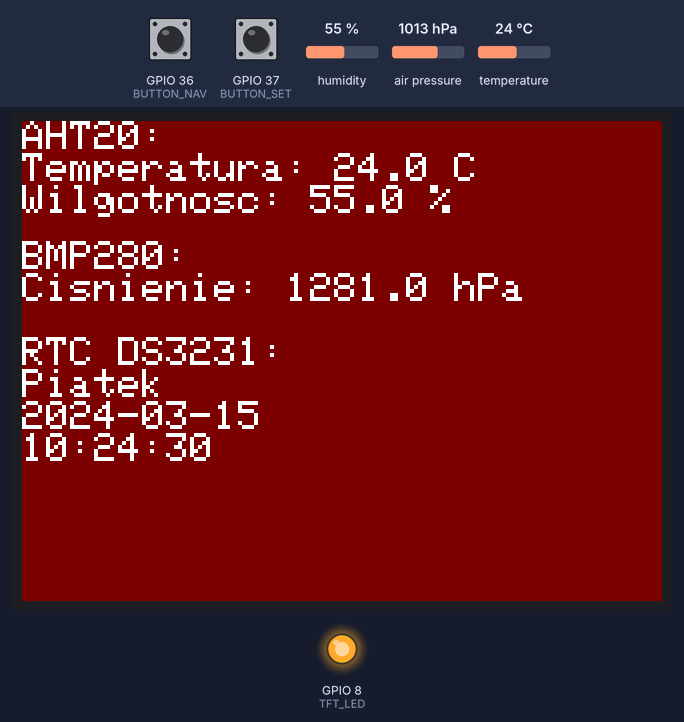
A program run on a simulated ESP32-S3. On the bench: 320×240 colour display, output pins drawn as LEDs (lit = HIGH). The inputs (shaded band) are chosen by the test bench; at power-on: GPIO 37 (BUTTON_SET) LOW, GPIO 36 (BUTTON_NAV) LOW, humidity 55 %, air pressure 1013 hPa, temperature 24 °C. The local clock reads 2024-03-15 10:24:30 at power-on unless the program sets it.

Above: at 1.4 s.
1.5 s: GPIO 37 (BUTTON_SET) pulled HIGH for 3.2 s
At 3.9 s:
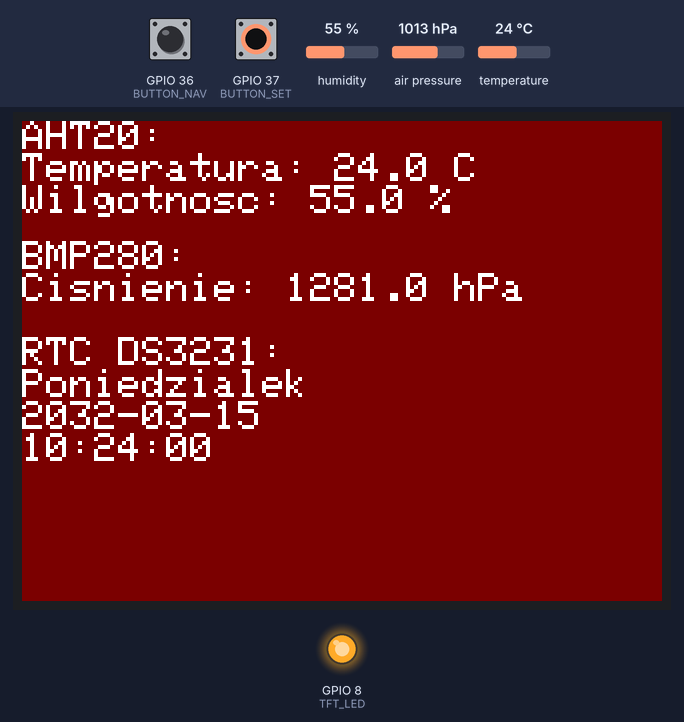
Timing chart, 0 to 5.4 s (numbered marks = the images above; inputs shaded):
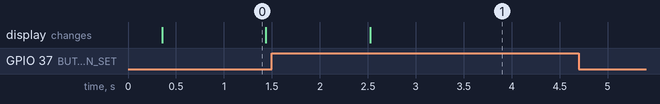

The program:

main.cpp
```cpp
#include <Adafruit_GFX.h>     // Biblioteka graficzna
#include <Adafruit_ILI9341.h> // Biblioteka dla ILI9341
#include <Wire.h>             // Biblioteka I2C
#include "Adafruit_AHTX0.h"   // Biblioteka dla AHT20
#include "Adafruit_BMP280.h"  // Biblioteka dla BMP280
#include "RTClib.h"           // Biblioteka dla RTC DS3231
#include <string.h>
#include <freertos/FreeRTOS.h> // Biblioteka FreeRTOS
#include <freertos/task.h>     // Biblioteka dla zadań FreeRTOS
#include <freertos/queue.h>    // Biblioteka dla kolejek FreeRTOS
#include <freertos/semphr.h>   // Biblioteka dla semaforów FreeRTOS

// Definicja pinów dla TFT
#define TFT_CS 10
#define TFT_DC 2
#define TFT_MOSI 11
#define TFT_SCK 12
#define TFT_RST -1 // RST podłączone do RESET ESP32
#define TFT_LED 8  // Pin podświetlenia

// Piny I2C
#define I2C_SDA 45
#define I2C_SCL 48

// Piny przycisków
#define BUTTON_NAV 36 // Przycisk nawigacji
#define BUTTON_SET 37 // Przycisk ustawiania

// Inicjalizacja obiektów
Adafruit_ILI9341 tft = Adafruit_ILI9341(TFT_CS, TFT_DC, TFT_MOSI, TFT_SCK, TFT_RST);
Adafruit_AHTX0 aht;
Adafruit_BMP280 bmp;
RTC_DS3231 rtc;

// Struktura do przechowywania danych z czujników
typedef struct
{
  float ahtTemp;
  float ahtHum;
  float bmpTemp;
  float bmpPress;
  DateTime time;
  bool settingMode;
  int settingField;
} SensorData;

// Kolejka do przesyłania danych z czujników do zadania wyświetlacza
QueueHandle_t sensorDataQueue;
// Semafor do ochrony dostępu do wyświetlacza
SemaphoreHandle_t tftMutex;
// Semafor do ochrony zmiennych tekstowych
SemaphoreHandle_t textMutex;
// Semafor do ochrony dostępu do RTC
SemaphoreHandle_t rtcMutex;

// Poprzednie wartości tekstowe do porównania długości
char prevAhtTemp[48] = "";
char prevAhtHum[48] = "";
char prevBmpTemp[48] = "";
char prevBmpPress[48] = "";
char prevDayOfWeek[48] = "";
char prevDate[48] = "";
char prevTime[48] = "";
char prevSetMode[48] = "";

// Funkcja ustawiająca podświetlenie
void setBacklight(bool state)
{
  pinMode(TFT_LED, OUTPUT);
  digitalWrite(TFT_LED, state ? HIGH : LOW);
}

// Funkcja czyszcząca linię, jeśli nowy tekst jest krótszy
void clearIfShorter(int x, int y, const char *newText, char *prevText)
{
  xSemaphoreTake(textMutex, portMAX_DELAY);
  if (strlen(newText) < strlen(prevText))
  {
    xSemaphoreTake(tftMutex, portMAX_DELAY);
    tft.fillRect(x, y, 320, 16, ILI9341_MAROON);
    xSemaphoreGive(tftMutex);
  }
  strcpy(prevText, newText);
  xSemaphoreGive(textMutex);
}

// Funkcja wyświetlania daty i godziny
void displayDateTime(SensorData *data)
{
  char buffer[32];
  const char *daysOfWeek[] = {"Niedziela", "Poniedzialek", "Wtorek", "Sroda",
                              "Czwartek", "Piatek", "Sobota"};

  xSemaphoreTake(tftMutex, portMAX_DELAY);
  tft.setCursor(0, 108);
  tft.println("RTC DS3231:");

  strcpy(buffer, daysOfWeek[data->time.dayOfTheWeek()]);
  clearIfShorter(0, 124, buffer, prevDayOfWeek);
  tft.setCursor(0, 124);
  tft.print(buffer);
  tft.println("  ");

  sprintf(buffer, "%04d-%02d-%02d", data->time.year(), data->time.month(), data->time.day());
  clearIfShorter(0, 140, buffer, prevDate);
  tft.setCursor(0, 140);
  tft.print(buffer);
  tft.println("  ");

  sprintf(buffer, "%02d:%02d:%02d", data->time.hour(), data->time.minute(), data->time.second());
  clearIfShorter(0, 156, buffer, prevTime);
  tft.setCursor(0, 156);
  tft.print(buffer);

  if (data->settingMode)
  {
    const char *fieldNames[] = {"Rok", "Miesiac", "Dzien", "Godzina", "Minuta"};
    sprintf(buffer, " SET:%s", fieldNames[data->settingField]);
  }
  else
  {
    strcpy(buffer, "");
  }
  clearIfShorter(156, 156, buffer, prevSetMode);
  tft.setCursor(156, 156);
  tft.print(buffer);
  xSemaphoreGive(tftMutex);
}

// Zadanie do obsługi czujników
void sensorTask(void *pvParameters)
{
  while (1)
  {
    SensorData data;
    sensors_event_t humidity, temp;
    aht.getEvent(&humidity, &temp);
    data.ahtTemp = temp.temperature;
    data.ahtHum = humidity.relative_humidity;
    data.bmpTemp = bmp.readTemperature();
    data.bmpPress = bmp.readPressure() / 100.0F + 268;

    xSemaphoreTake(rtcMutex, portMAX_DELAY);
    data.time = rtc.now();
    xSemaphoreGive(rtcMutex);

    data.settingMode = false; // Ustawiane w zadaniu przycisków
    data.settingField = 0;

    xQueueOverwrite(sensorDataQueue, &data);
    vTaskDelay(pdMS_TO_TICKS(1000)); // Aktualizacja co 1 sekundę
  }
}

// Zadanie do obsługi wyświetlacza
void displayTask(void *pvParameters)
{
  SensorData data;
  char buffer[32];

  while (1)
  {
    if (xQueueReceive(sensorDataQueue, &data, portMAX_DELAY))
    {
      xSemaphoreTake(tftMutex, portMAX_DELAY);

      tft.setCursor(0, 0);
      tft.println("AHT20:");

      sprintf(buffer, "Temperatura: %.1f C", data.ahtTemp);
      clearIfShorter(0, 16, buffer, prevAhtTemp);
      tft.setCursor(0, 16);
      tft.println(buffer);

      sprintf(buffer, "Wilgotnosc: %.1f %%", data.ahtHum);
      clearIfShorter(0, 32, buffer, prevAhtHum);
      tft.setCursor(0, 32);
      tft.println(buffer);

      tft.setCursor(0, 60);
      tft.println("BMP280:");

      sprintf(buffer, "Cisnienie: %.1f hPa", data.bmpPress);
      clearIfShorter(0, 76, buffer, prevBmpPress);
      tft.setCursor(0, 76);
      tft.println(buffer);

      xSemaphoreGive(tftMutex);

      displayDateTime(&data);
    }
    vTaskDelay(pdMS_TO_TICKS(100)); // Odświeżanie wyświetlacza
  }
}

// Zadanie do obsługi przycisków
void buttonTask(void *pvParameters)
{
  static unsigned long lastNavPress = 0;
  static unsigned long lastSetPress = 0;
  bool settingMode = false;
  int settingField = 0;

  while (1)
  {
    unsigned long currentMillis = millis();

    if (digitalRead(BUTTON_NAV) == HIGH && currentMillis - lastNavPress > 100)
    {
      lastNavPress = currentMillis;
      if (!settingMode)
      {
        settingMode = true;
        settingField = 0;
      }
      else
      {
        settingField = (settingField + 1) % 5;
      }
    }

    if (digitalRead(BUTTON_SET) == HIGH && currentMillis - lastSetPress > 100)
    {
      lastSetPress = currentMillis;
      if (settingMode)
      {
        xSemaphoreTake(rtcMutex, portMAX_DELAY);
        DateTime now = rtc.now();
        int year = now.year();
        int month = now.month();
        int day = now.day();
        int hour = now.hour();
        int minute = now.minute();

        switch (settingField)
        {
        case 0:
          year++;
          if (year > 2099)
            year = 2025;
          break;
        case 1:
          month++;
          if (month > 12)
            month = 1;
          break;
        case 2:
          day++;
          if (day > 31)
            day = 1;
          break;
        case 3:
          hour++;
          if (hour > 23)
            hour = 0;
          break;
        case 4:
          minute++;
          if (minute > 59)
            minute = 0;
          break;
        }
        rtc.adjust(DateTime(year, month, day, hour, minute, 0));
        xSemaphoreGive(rtcMutex);
      }
      else
      {
        settingMode = true;
        settingField = 0;
      }
    }

    if (settingMode && currentMillis - lastNavPress > 10000 && currentMillis - lastSetPress > 10000)
    {
      settingMode = false;
    }

    // Aktualizacja danych w kolejce
    SensorData data;
    if (xQueuePeek(sensorDataQueue, &data, 0))
    {
      data.settingMode = settingMode;
      data.settingField = settingField;
      xQueueOverwrite(sensorDataQueue, &data);
    }

    vTaskDelay(pdMS_TO_TICKS(50)); // Sprawdzanie przycisków co 50ms
  }
}

// Funkcja inicjalizująca
void setup()
{
  // Inicjalizacja I2C
  Wire.begin(I2C_SDA, I2C_SCL);

  // Inicjalizacja przycisków
  pinMode(BUTTON_NAV, INPUT);
  pinMode(BUTTON_SET, INPUT);

  // Inicjalizacja TFT
  tft.begin();
  setBacklight(true);
  tft.setRotation(1);
  tft.fillScreen(ILI9341_MAROON);
  tft.setTextColor(ILI9341_WHITE, ILI9341_MAROON);
  tft.setTextSize(2);

  // Inicjalizacja AHT20
  if (!aht.begin())
  {
    tft.setCursor(0, 0);
    tft.println("AHT20 problem!");
    while (1)
      ;
  }

  // Inicjalizacja BMP280
  if (!bmp.begin(0x77))
  {
    tft.setCursor(0, 20);
    tft.println("BMP280 problem!");
    while (1)
      ;
  }

  // Inicjalizacja RTC DS3231
  if (!rtc.begin())
  {
    tft.setCursor(0, 40);
    tft.println("RTC problem!");
    while (1)
      ;
  }

  // Ustawienie RTC na czas kompilacji, jeśli stracił zasilanie
  if (rtc.lostPower())
  {
    rtc.adjust(DateTime(F(__DATE__), F(__TIME__)));
  }

  // Ustawienia BMP280
  bmp.setSampling(Adafruit_BMP280::MODE_NORMAL,
                  Adafruit_BMP280::SAMPLING_X2,
                  Adafruit_BMP280::SAMPLING_X16,
                  Adafruit_BMP280::FILTER_X16,
                  Adafruit_BMP280::STANDBY_MS_500);

  // Inicjalizacja kolejki i semaforów
  sensorDataQueue = xQueueCreate(1, sizeof(SensorData));
  tftMutex = xSemaphoreCreateMutex();
  textMutex = xSemaphoreCreateMutex();
  rtcMutex = xSemaphoreCreateMutex();

  // Tworzenie zadań FreeRTOS
  xTaskCreate(sensorTask, "SensorTask", 4096, NULL, 2, NULL);
  xTaskCreate(displayTask, "DisplayTask", 4096, NULL, 1, NULL);
  xTaskCreate(buttonTask, "ButtonTask", 2048, NULL, 3, NULL);
}

void loop()
{
  // Pusta pętla, wszystko obsługiwane przez zadania FreeRTOS
}
```

Measured:
- after the input at 1.5 s, the display: changes after 1.0 s (image 1)
